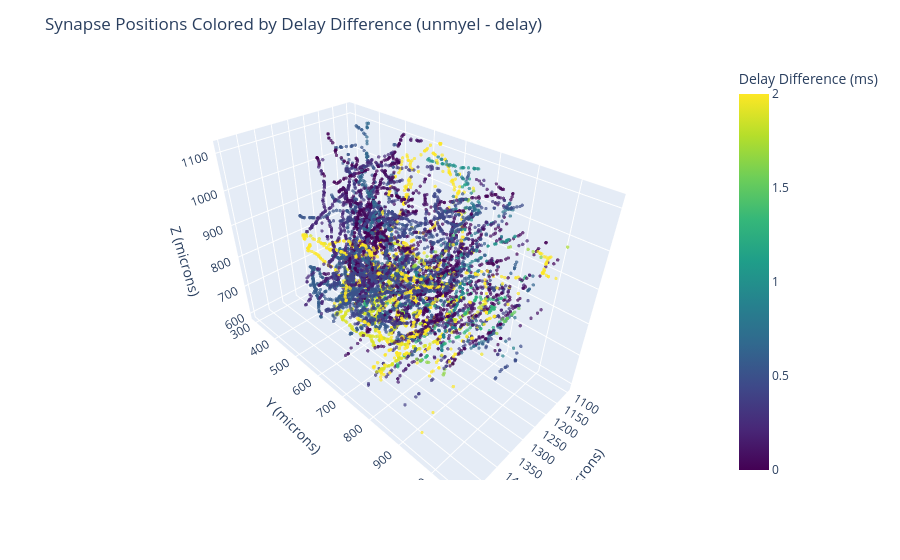

Write notebook code for a chart like this one.
### Code cell
#3.2 Try doing it with difference between delay and unmyelinated delay.

# Expand positions into x, y, z columns
synapse_delay_df[['x', 'y', 'z']] = pd.DataFrame(
    synapse_delay_df['pre_pt_position'].tolist(),
    index=synapse_delay_df.index
)

# Create new column for difference
synapse_delay_df['delay_diff'] = synapse_delay_df['delay_unmyelin'] - synapse_delay_df['delay']

x_min, x_max = 1100, 1500
# x_min, x_max = 0, 1500

# Filter by X only
filtered_x_df = synapse_delay_df[
    (synapse_delay_df['x'] >= x_min) & (synapse_delay_df['x'] <= x_max)
]

fig = px.scatter_3d(
    # synapse_delay_df,
    filtered_x_df,
    x='x', y='y', z='z',
    color='delay_diff',
    color_continuous_scale='viridis',
    size_max=2, opacity=0.7,
    # range_color=[2, 6]
    range_color=[0, 2]
)

fig.update_traces(marker=dict(size=2))  # smaller points
fig.update_layout(
    scene=dict(
        xaxis_title='X (microns)',
        yaxis_title='Y (microns)',
        zaxis_title='Z (microns)'
    ),
    title='Synapse Positions Colored by Delay Difference (unmyel - delay)',
    coloraxis_colorbar=dict(title="Delay Difference (ms)")
)

fig.show()

### Figure 1 — Plotly figure (JSON) as saved in the notebook; plotly's stock layout.template omitted (floating-point values rounded to 4 significant figures; data arrays with more than 128 entries replaced by an {"elided": "..."} marker saying what was removed)
{"data": [{"hovertemplate": "x=%{x}<br>y=%{y}<br>z=%{z}<br>delay_diff=%{marker.color}<extra></extra>", "legendgroup": "", "marker": {"color": {"elided": "8890 float values"}, "coloraxis": "coloraxis", "opacity": 0.7, "size": 2, "symbol": "circle"}, "mode": "markers", "name": "", "scene": "scene", "showlegend": false, "type": "scatter3d", "x": {"elided": "8890 float values"}, "y": {"elided": "8890 float values"}, "z": {"elided": "8890 float values"}}], "layout": {"coloraxis": {"cmax": 2, "cmin": 0, "colorbar": {"title": {"text": "Delay Difference (ms)"}}, "colorscale": [[0, "#440154"], [0.1111, "#482878"], [0.2222, "#3e4989"], [0.3333, "#31688e"], [0.4444, "#26828e"], [0.5556, "#1f9e89"], [0.6667, "#35b779"], [0.7778, "#6ece58"], [0.8889, "#b5de2b"], [1, "#fde725"]]}, "legend": {"tracegroupgap": 0}, "margin": {"t": 60}, "scene": {"domain": {"x": [0, 1], "y": [0, 1]}, "xaxis": {"title": {"text": "X (microns)"}}, "yaxis": {"title": {"text": "Y (microns)"}}, "zaxis": {"title": {"text": "Z (microns)"}}}, "title": {"text": "Synapse Positions Colored by Delay Difference (unmyel - delay)"}}}
